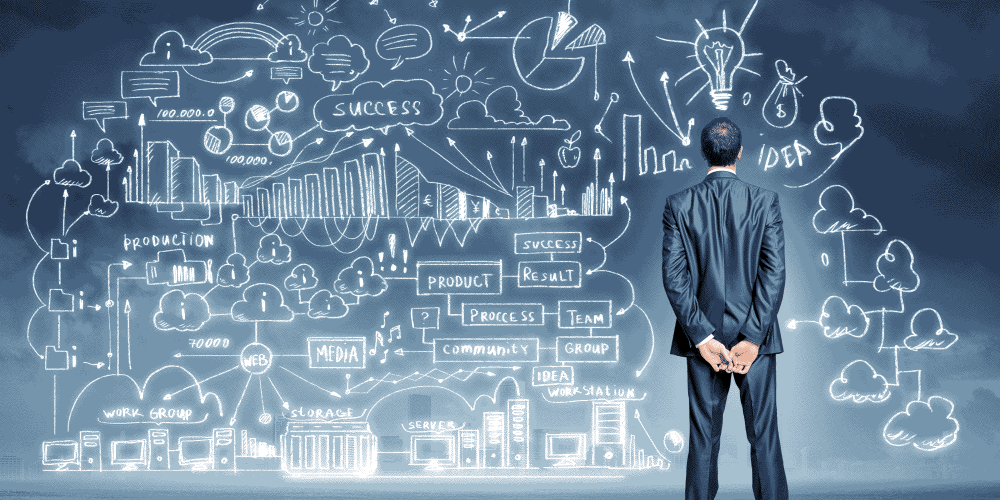
%> input picture Module 2/Class 2/Technlgy.bmp, 2000 x 1000 px (shown at 1/2 size)
$ octave Class_4_2.m   (GNU Octave 9; MATLAB toolbox functions it lacks are replaced by stand-ins)
%> lines starting %> are read from the running program, lines starting %| are printed output that depends on the picture
close all;
[D,map] = imread('Technlgy.bmp');
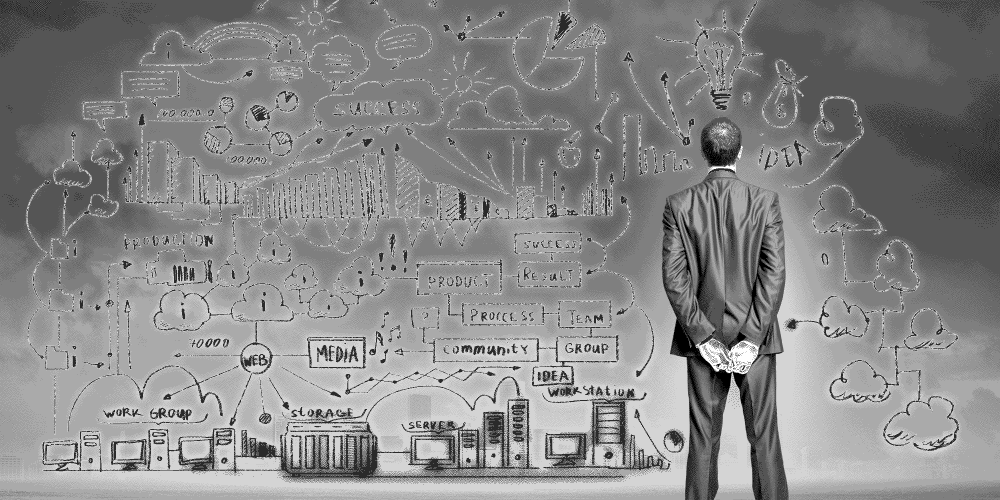
%> D: size 1000x2000 uint8 (shown at 1/2 size); min 0, max 6, mean 3.22; drawn with min black and max white
%> map = [0 0 0; 1 1 1; 0.161 0.235 0.345; 0.286 0.404 0.518; 0.455 0.584 0.675; 0.655 0.753 0.816; 0.91 0.71 0.631; 1 1 1]
I= ind2gray(D,map);
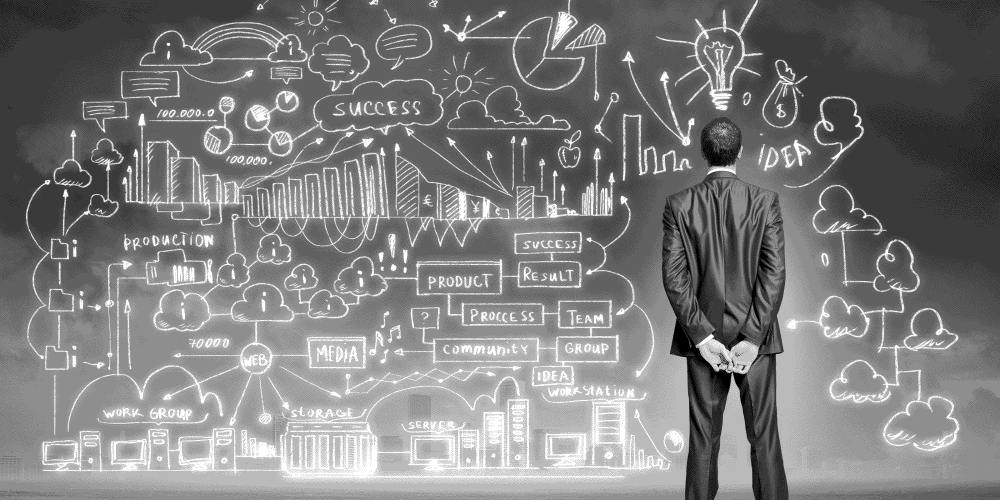
%> I: size 1000x2000 uint8 (shown at 1/2 size); min 0, max 255, mean 125.2
figure,imshow(I);
I1 = imadjust(I, [0 0.9],[], 1);
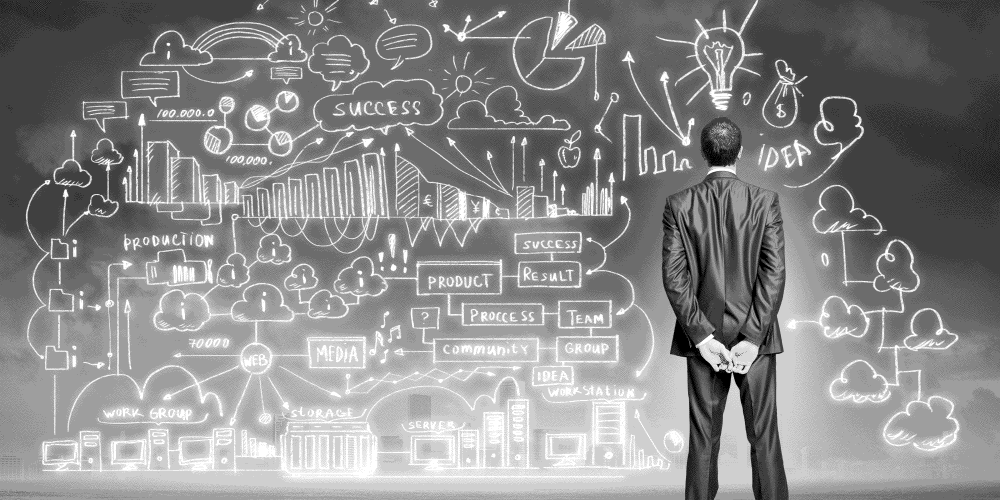
%> I1: size 1000x2000 uint8 (shown at 1/2 size); min 0, max 255, mean 137.3
I2 = imadjust(I, [0 0.9],[],0.5);
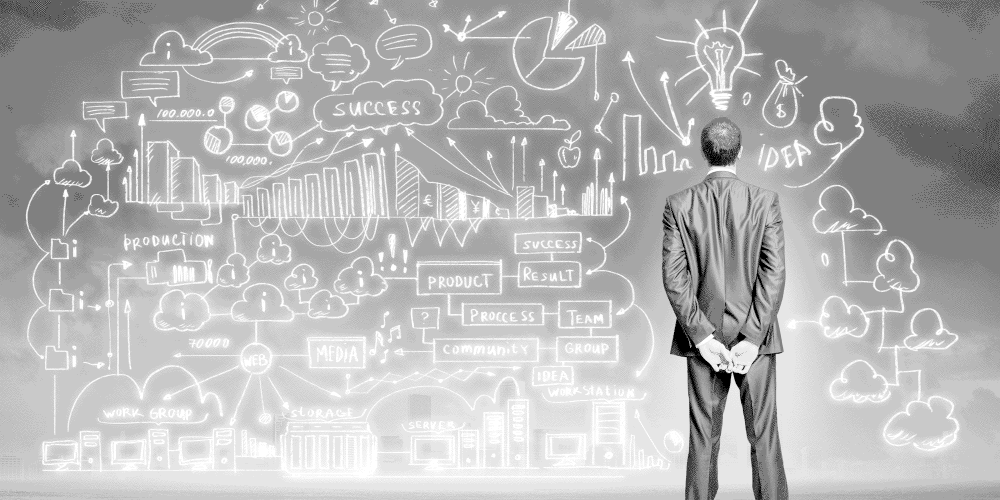
%> I2: size 1000x2000 uint8 (shown at 1/2 size); min 0, max 255, mean 181.6
I3 = imadjust(I, [0 0.9],[],2);
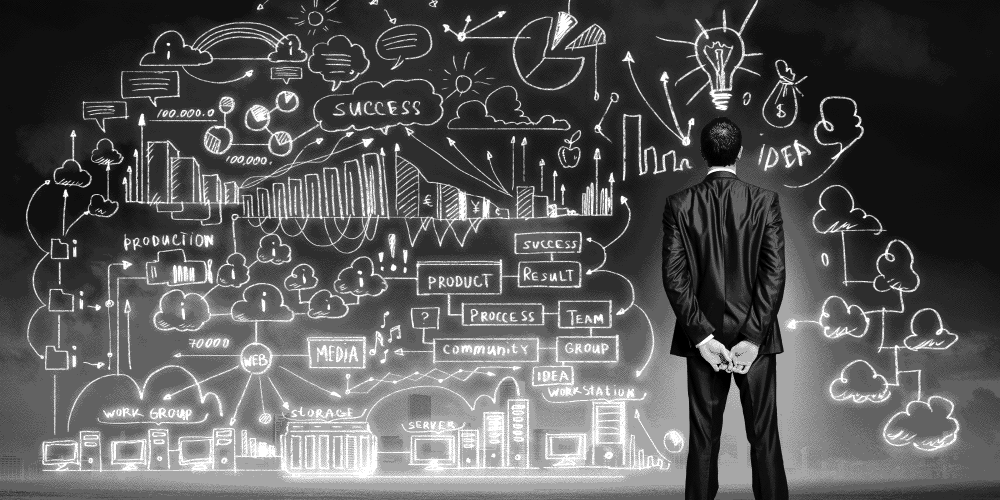
%> I3: size 1000x2000 uint8 (shown at 1/2 size); min 0, max 255, mean 87.8
figure,subplot(1,3, 1) ,imshow(I1);
subplot(1,3,2) ,imshow(I2);
subplot (1,3,3),imshow(I3);
